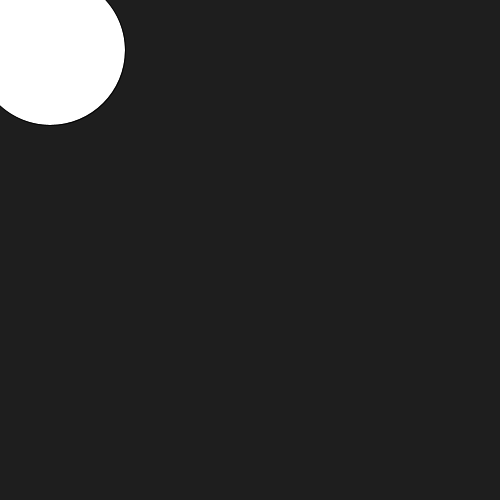
Frame 1 (no input)
Frame 60 (the mouse pressed at the canvas centre just before this capture): blank canvas, image omitted
Frame 120 (the mouse held since frame 60 and released just before this capture): blank canvas, image omitted

The Processing sketch that drew this single still picture (run headless with seeded random() and noise(); from frame 60 on, the mouse is pressed at the canvas centre):

// Processing sketch: field_of_stars
// ── field_of_stars.pde
void setup() {
  size(500, 500);
}

void draw() {
  background(30);
  circle(50, 50, 30 / (float(frameCount) / 5));
}
